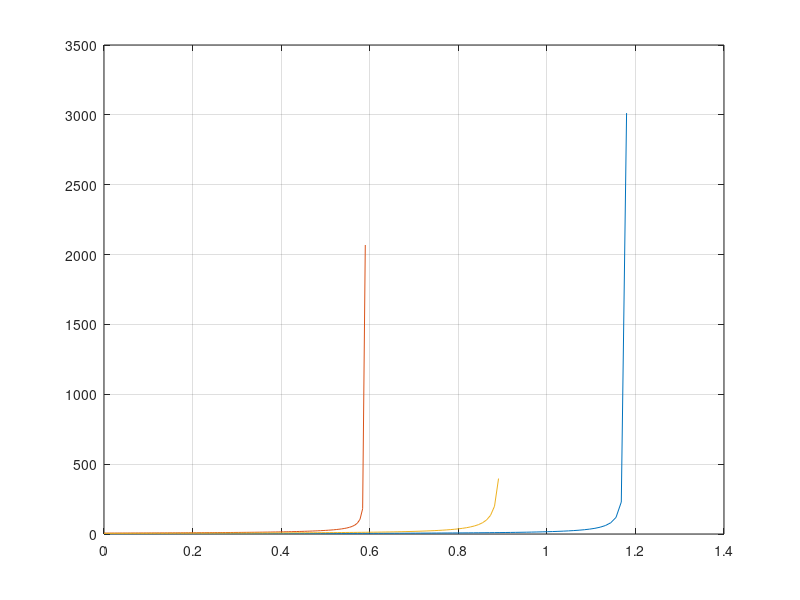

The MATLAB script that drew this image:
close all;
clear;
figure

p = 0.1;

lamda_1 = linspace(0, 1.18);
lamda_2 = linspace(0, 0.59);
lamda_3 = linspace(0, 0.9);

t_1 = 5 * (1-p)^5 ./ (2 * (1-p)^5 - lamda_1);
t_2 = (0.9^5 - lamda_2).^(-1) + (0.9^4 - lamda_2).^(-1) + (0.9^3 - lamda_2).^(-1) ...
    + (0.9^2 - lamda_2).^(-1) + (1.8 - lamda_2).^(-1);
t_3 = 0.9 ./ (1.8 - lamda_3) + 3.6 ./ (0.9 - lamda_3);

plot(lamda_1, t_1);
hold on
plot(lamda_2, t_2);
plot(lamda_3, t_3);
grid